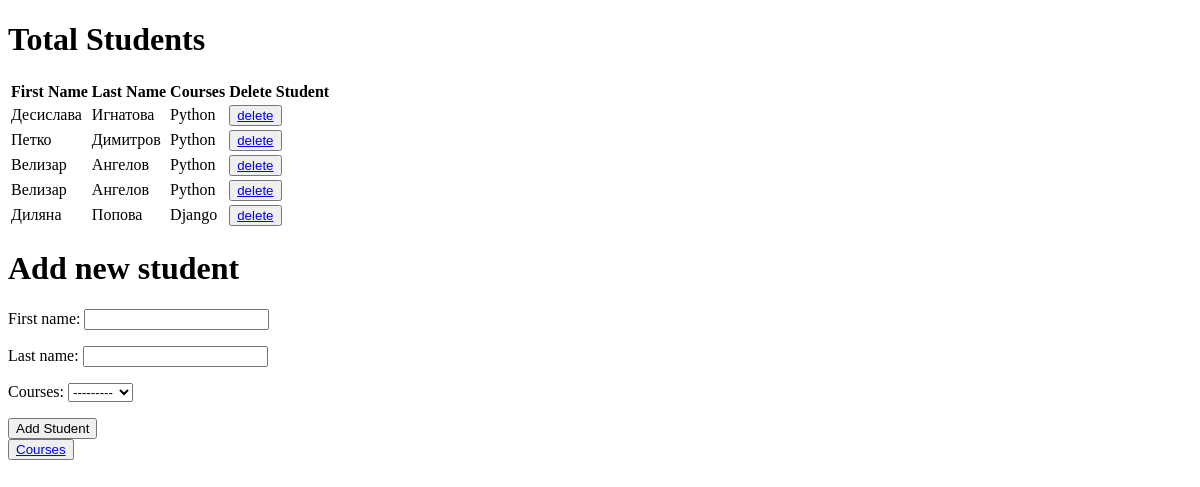
/total_students/, run on an earlier commit of the app's database.
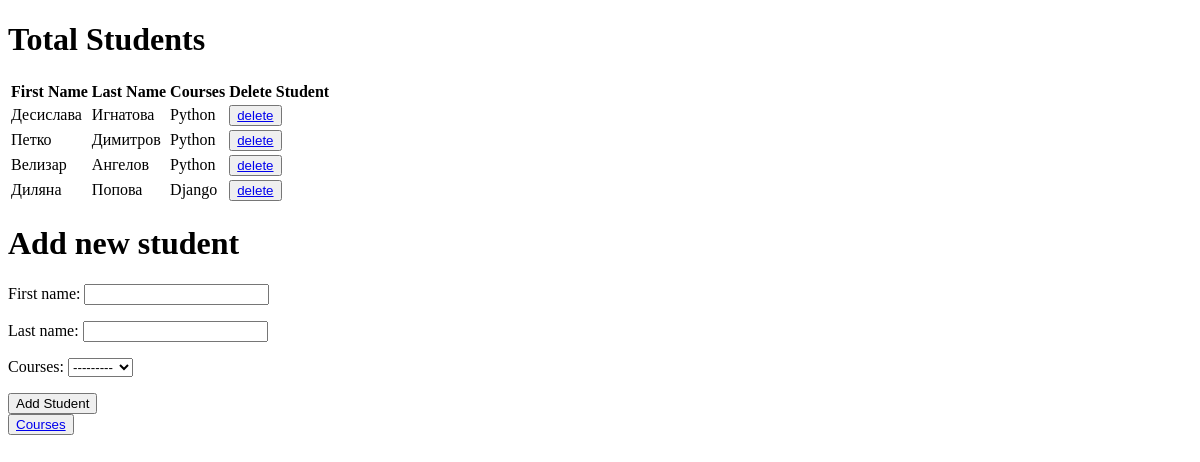
And on a later commit of the database.
### main/models.py (models this page shows)
class Student(models.Model):
    first_name = models.CharField(max_length=200)
    last_name = models.CharField(max_length=200)
    courses = models.ForeignKey(Course, on_delete=models.CASCADE)
    def __str__(self):
        return f'{self.first_name} {self.last_name} {self.courses}'

class Course(models.Model):
    title = models.CharField(max_length=200)
    credits = models.IntegerField()
    professor = models.ForeignKey(Professors, on_delete=models.CASCADE)
    def __str__(self):
        return f'{self.title}'

### main/views.py (the view, shortened to what this page needs)
# urls.py: path('total_students/', StudentView.as_view()),
class StudentView(View):
    form = StudentForm()
    def get(self, request, *args, **kwargs):
        students = Student.objects.all()
        context = {'students': students, 'form': self.form}
        return render(request, 'students.html', context)

### main/forms.py
class StudentForm(ModelForm):
    class Meta:
        model = Student
        fields = ['first_name', 'last_name', 'courses']

### templates/students.html (shortened to what this page needs)
<!DOCTYPE html>
<html lang="en">
<head>
</head>
<body>
<h1>Total Students</h1>
<div>
    <table>
        <thead>
        <tr>
            <th>First Name</th>
            <th>Last Name</th>
            <th>Courses</th>
            <th>Delete Student</th>
        </tr>
        </thead>
        <tbody>
        <tr>
            {% for student in students %}
                <td>{{ student.first_name }}</td>
                <td>{{ student.last_name }}</td>
                <td>{{ student.courses }}</td>
                <td><button><a href="/total_students/{{ student.id }}/delete/"> delete </a></button></td>
        </tr>
        </tbody>
        {% endfor %}
    </table>
</div>
<h1>Add new student</h1>
<form class="add" action="." method="POST">
    {{ form.as_p }}
    <input type="submit" value="Add Student"/>
</form>
<button>
    <a href="http://127.0.0.1:8000/courses/"> Courses </a>
</button>
</body>
</html>

What changed in the data, as far as the page shows it:
removed Student: first_name "Велизар", last_name "Ангелов", courses "Python"
